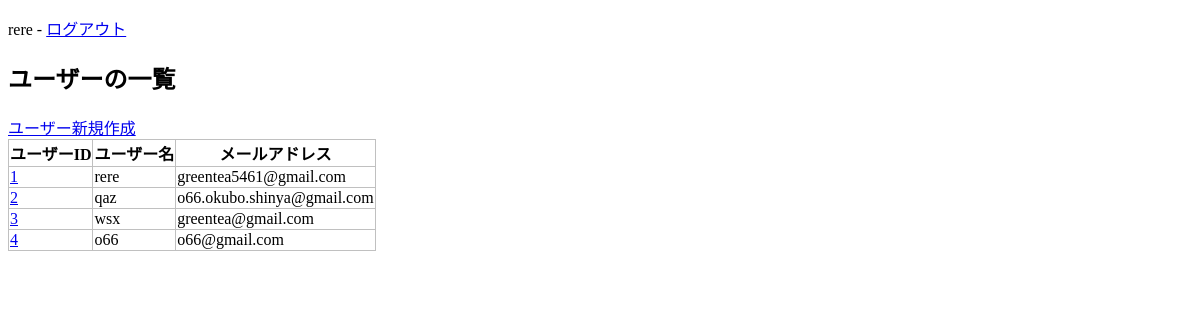
Page /crud/users (signed in) on the committed database.
### apps/crud/models.py (models this page shows, shortened)
class User(db.Model, UserMixin):
    __tablename__ = "users"
    id = db.Column(db.Integer, primary_key=True)
    username = db.Column(db.String, index=True)
    email = db.Column(db.String, unique=True, index=True)
    password_hash = db.Column(db.String)
    created_at = db.Column(db.DateTime, default=datetime.now)
    updated_at = db.Column(db.DateTime, default=datetime.now, onupdate=datetime.now)
    @property
    def password(self):
        raise AttributeError("読み取り不可")

### apps/crud/views.py (the view)
@crud.route("/users")
@login_required
def users():
    users = User.query.all()
    return render_template("crud/index.html", users=users)

### apps/crud/models.py (called while the page is built)
@login_manager.user_loader
def load_user(user_id):
    return User.query.get(user_id)

### apps/crud/templates/crud/index.html (shortened to what this page needs)
{% extends "crud/base.html" %}
{% block content %}
<h2>ユーザーの一覧</h2>
<a href="{{ url_for('crud.create_user') }}">ユーザー新規作成</a>
<table>
    <tr>
        <th>ユーザーID</th>
        <th>ユーザー名</th>
        <th>メールアドレス</th>
    </tr>
    {% for user in users %}
    <tr>
        <td>
            <a href="{{ url_for('crud.edit_user', user_id=user.id) }}">{{ user.id }}</a>
        </td>
        <td>{{ user.username }}</td>
        <td>{{ user.email }}</td>
    </tr>
    {% endfor %}
</table>
{% endblock %}

### apps/crud/templates/crud/base.html (shortened to what this page needs)
<!DOCTYPE html>
<html lang="ja">
    <head>
        <link
            rel="stylesheet"
            href="{{ url_for('crud.static', filename='style.css') }}"
        />
    </head>
    <body>
        <div>
            {% if current_user.is_authenticated %}
            <p>
                <span>{{ current_user.username }}</span> -
                <span><a href="{{ url_for('auth.logout') }}">ログアウト</a></span>
            </p>
            {% endif %}
        </div>
        {% block content %}{% endblock %}
    </body>
</html>

### apps/crud/static/style.css (style rules this page uses)
table { border-collapse: collapse; }
table, th, td { border: 1px solid #c0c0c0; }

### rows in the picture
User: username "rere", id "1", email "greentea5461@gmail.com"
User: id "2", username "qaz", email "o66.okubo.shinya@gmail.com"
User: id "3", username "wsx", email "greentea@gmail.com"
User: id "4", username "o66", email "o66@gmail.com"
